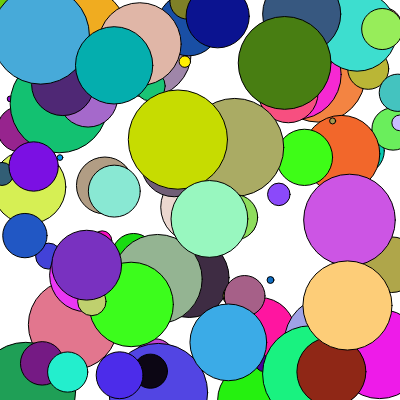
Frame 1 (no input)
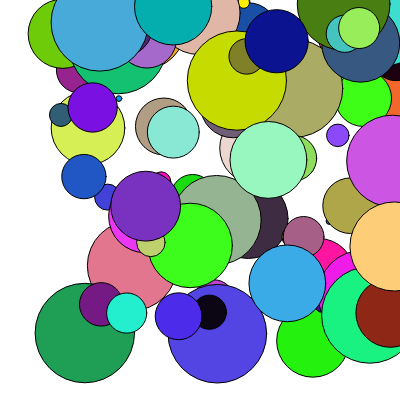
Frame 60 (no input)
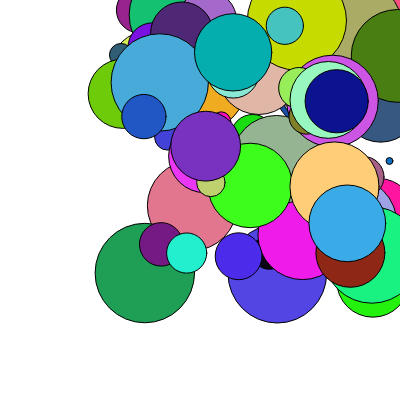
Frame 120 (the mouse pressed at the canvas centre since frame 60)

The p5.js sketch that drew these frames (run headless with seeded random() and noise() and a simulated clock; from frame 60 on, the mouse is pressed at the canvas centre):

// p5.js sketch
// ── sketch.js
//var bubbleX = 200;
//var bubbleY = 200;
//var bubbleSize = 50;


var bubble1, bubble2;

var multiBubble = [];


function setup() {
    createCanvas(400, 400);
    //    bubble1 = new bubble(random(width), random(height), random(100));
    //    bubble2 = new bubble(random(width), random(height), random(100));

    for (var i = 0; i < 100; i++) {
        var bubbleC = color(random(256), random(256), random(256));
        multiBubble.push(new bubble(random(width), random(height), random(100), bubbleC, true, true));
        //push into array
    }

}

function draw() {
    background(255);
    //    multiBubble[49].display();

    for (var i = 0; i < multiBubble.length; i++) {
        multiBubble[i].display();
        multiBubble[i].moveX();
        multiBubble[i].moveY();

        if (multiBubble[i].checkPosX() == 0) {
            multiBubble[i].dirX = false;
        }else if(multiBubble[i].checkPosX() ==1){
            multiBubble[i].dirX = true;
        }

        if (multiBubble[i].checkPosY() == 0) {
            multiBubble[i].dirY = false;
        }else if(multiBubble[i].checkPosY() ==1){
            multiBubble[i].dirY = true;
        }
    }

    //    bubble1.display();
    //    bubble2.display();


    //    display();
    //    move();
    //    console.log(checkPos());
    //    
    //    if(checkPos() == true){
    //        bubbleX = 0;
    //    } 
}

function bubble(tempX, tempY, tempDiameter, c, tempDirX, tempDirY) {
    this.x = tempX;
    this.y = tempY;
    this.diameter = tempDiameter;
    this.color = c;
    this.dirX = tempDirX;
    this.dirX = tempDirY;

    this.display = function () {
        fill(this.color);
        ellipse(this.x, this.y, this.diameter, this.diameter);
    }

    this.moveX = function () {
        if(this.dirX == true){
           this.x++;
           }else {
               this.x--;
           }
    }

    this.checkPosX = function () {
        if (this.x > width) {
            return 0;
        } else if (this.x < 0) {
            return 1;
        }else {
            return -1;
        }
    }

    this.moveY = function () {
        if(this.dirY == true){
           this.y++;
           }else {
               this.y--;
           }
    }

    this.checkPosY = function () {
        if (this.y > width) {
            return 0;
        } else if (this.y < 0) {
            return 1;
        }else {
            return -1;
        }
    }


}

//function display() {
//    ellipse(bubbleX, bubbleY, bubbleSize);
//    
//}
//
//function move() {
//    bubbleX++;
//}
//
//function checkPos() {
//    if(bubbleX > width) {
//       return true;
//       }else{
//           return false;
//       }
//}
